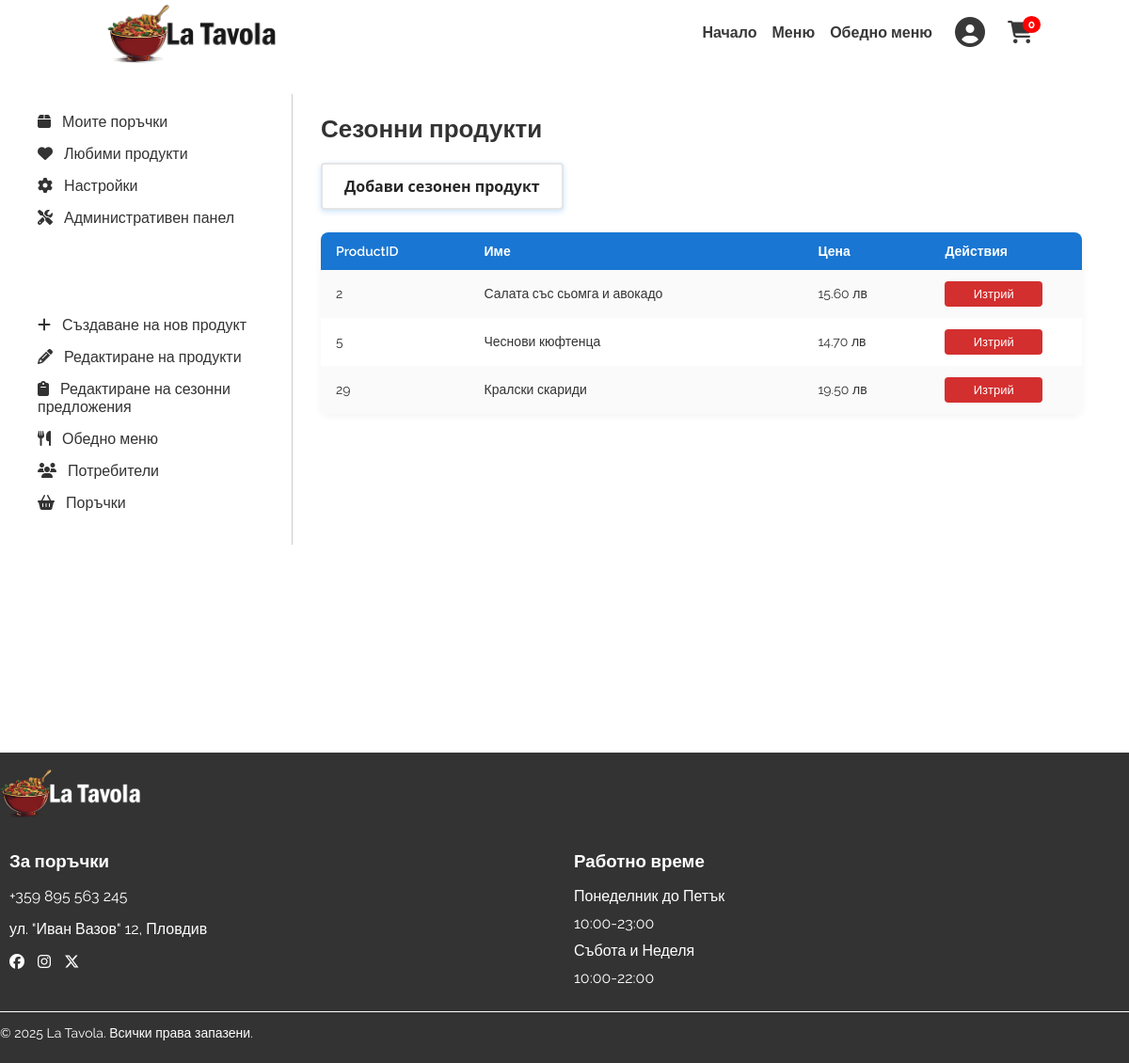
The page /seasonal_products.php (signed in) on the database its author committed.
### tables this page shows
CREATE TABLE IF NOT EXISTS `seasonal_products` (
  `SeasonalID` int NOT NULL AUTO_INCREMENT,
  `ProductID` int NOT NULL,
  `AddedAt` timestamp NULL DEFAULT CURRENT_TIMESTAMP,
  PRIMARY KEY (`SeasonalID`),
  KEY `FK_Seasonal_Product` (`ProductID`)
);

CREATE TABLE IF NOT EXISTS `products` (
  `ProductID` int NOT NULL AUTO_INCREMENT,
  `ProductName` varchar(100) NOT NULL,
  `Weight` int DEFAULT NULL,
  `Price` decimal(10,2) DEFAULT NULL,
  `Description` text,
  `CategoryID` int DEFAULT NULL,
  `PhotoSource` text NOT NULL,
  PRIMARY KEY (`ProductID`),
  KEY `CategoryID` (`CategoryID`)
);

### seasonal_products.php (the view, shortened to what this page needs)
<?php
require 'database.php';
$seasonals = $conn->query("
    SELECT sp.productID, p.ProductName, p.Price
    FROM seasonal_products sp
    JOIN products p ON sp.productID = p.ProductID
")->fetch_all(MYSQLI_ASSOC);
include "header.php";
?>
<?php
if (isset($_SESSION['email']) && $_SESSION['usertype'] == '2') {
  ?>
  <div class="seasonal-products-container">
    <?php include("admin_menu.php") ?>
    <main class="update-products">
      <h2>Сезонни продукти</h2>
      <button class="seasonal-add-btn" onclick="openAddModal()">Добави сезонен продукт</button>
      <table class="styled-table">
        <thead>
          <tr>
            <th>ProductID</th>
            <th>Име</th>
            <th>Цена</th>
            <th>Действия</th>
          </tr>
        </thead>
        <tbody>
          <?php foreach ($seasonals as $row): ?>
            <tr>
              <td><?= $row['productID'] ?></td>
              <td><?= htmlspecialchars($row['ProductName']) ?></td>
              <td><?= number_format($row['Price'], 2) ?> лв</td>
              <td>
                <button class="delete-btn"
                  onclick="if(confirm('Сигурни ли сте?')){ window.location='seasonal_products.php?delete=<?= $row['productID'] ?>' }">
                  Изтрий
                </button>
              </td>
            </tr>
          <?php endforeach; ?>
        </tbody>
      </table>
      <?php
} else {
  echo "<p class='no-permission-text'>Нямате права за тази страница!</p";
}
?>
  </main>
</div>
<?php
include("footer.php");
?>

### style.css (style rules this page uses)
html, body { height: 100%; }
body { background-size: cover; background-repeat: repeat; font-family: "Roboto"; margin: 0; }
body:not(.page-index) { margin-top: 10vh; }
* { font-family: "Raleway", sans-serif; }
.update-products { flex: 1; padding: 0 30px; }
.update-products { max-width: 1000px; font-family: 'Segoe UI', sans-serif; color: #333; }
.update-products h2 { margin-bottom: 20px; font-size: 26px; }
.update-products table { width: 100%; border-collapse: collapse; background: white; box-shadow: 0 2px 8px rgba(0, 0, 0, 0.05); border-radius: 8px; overflow: hidden; }
.update-products th, .update-products td { border: none; padding: 12px 16px; text-align: left; font-size: 14px; }
.update-products thead { background-color: #1976d2; }
.update-products thead th { color: #fff; font-weight: 600; }
.update-products tbody tr:nth-child(odd) { background-color: #fafafa; }
.update-products tbody tr:nth-child(even) { background-color: #fff; }
.update-products td button { padding: 6px 10px; margin-right: 6px; border: none; border-radius: 4px; font-size: 13px; cursor: pointer; }
.update-products td button:first-child { background-color: #0288d1; color: white; width: 80%; }
.update-products td button:last-child { background-color: #d32f2f; color: white; width: 80%; }
.seasonal-products-container { display: flex; padding: 20px; }
.seasonal-add-btn { align-items: center; background-color: #FFFFFF; border: 2px solid rgba(0, 0, 0, 0.1); border-radius: .25rem; box-shadow: rgba(0, 0, 0, 0.02) 0 1px 3px 0; box-sizing: border-box; color: rgba(0, 0, 0, 0.85); cursor: pointer; display: inline-flex; font-family: system-ui, -apple-system, system-ui, "Helvetica Neue", Helvetica, Arial, sans-serif; font-size: 16px; font-weight: 600; justify-content: center; line-height: 1.25; margin-bottom: 3vh; min-height: 3rem; padding: calc(.875rem - 1px) calc(1.5rem - 1px); position: relative; text-decoration: none; transition: all 250ms; user-select: none; -webkit-user-select: none; touch-action: manipulation; vertical-align: baseline; width: auto; box-shadow: rgba(0, 123, 255, 0.2) 0 2px 6px, rgba(0, 0, 0, 0.02) 0 1px 3px 0; transition: all 250ms, box-shadow 250ms; }

### rows shown on the page
seasonal_products: ProductID "2", ProductID.ProductName "Салата със сьомга и авокадо", ProductID.Price "15.60"
seasonal_products: ProductID "5", ProductID.ProductName "Чеснови кюфтенца", ProductID.Price "14.70"
seasonal_products: ProductID "29", ProductID.ProductName "Кралски скариди", ProductID.Price "19.50"
